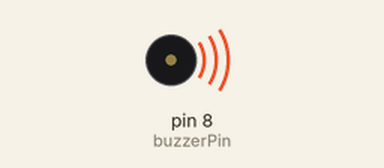
A sketch run on a simulated Arduino Uno, built with avr-gcc and run on an emulated ATmega328P. Parts: buzzer (waves = sounding).

Above: at 1.2 s.
At 4.1 s:
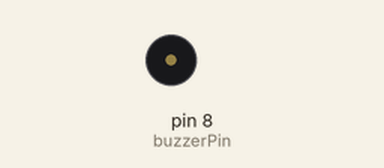
Timing chart, 0 to 6.3 s (numbered marks = the images above):
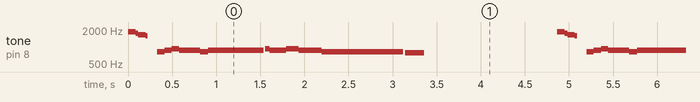

The sketch:

buzzer_passive.ino
```cpp
const int buzzerPin = 8;

#define REST      0

#define NOTE_G5   784
#define NOTE_GS5  831
#define NOTE_A5   880
#define NOTE_AS5  932

#define NOTE_G6   1568
#define NOTE_GS6  1661
#define NOTE_A6   1760
#define NOTE_AS6  1865

int melody[] = {
  // 도입부의 빠른 고음 장식
  NOTE_AS6, NOTE_A6, NOTE_GS6, NOTE_G6, REST,

  // 트럼펫 멜로디
  NOTE_GS5, NOTE_A5, NOTE_AS5, NOTE_A5, NOTE_GS5,
  NOTE_A5, NOTE_AS5, NOTE_A5, NOTE_AS5, NOTE_A5,
  NOTE_GS5, NOTE_G5
};

int noteDurations[] = {
  // 고음 장식
  85, 30, 80, 25, 110,

  // 실제 멜로디의 음 길이
  80, 80, 80, 230, 90,
  630, 50, 180, 140, 255,
  920, 215
};

void setup() {
  pinMode(buzzerPin, OUTPUT);
}

void loop() {
  const int size = sizeof(melody) / sizeof(melody[0]);

  for (int i = 0; i < size; i++) {
    int duration = noteDurations[i];

    if (melody[i] == REST) {
      noTone(buzzerPin);
      delay(duration);
    } else {
      tone(buzzerPin, melody[i], duration);
      delay(duration * 1.03); // 음을 거의 붙여 연주
      noTone(buzzerPin);
    }
  }

  delay(1500);
}
```
